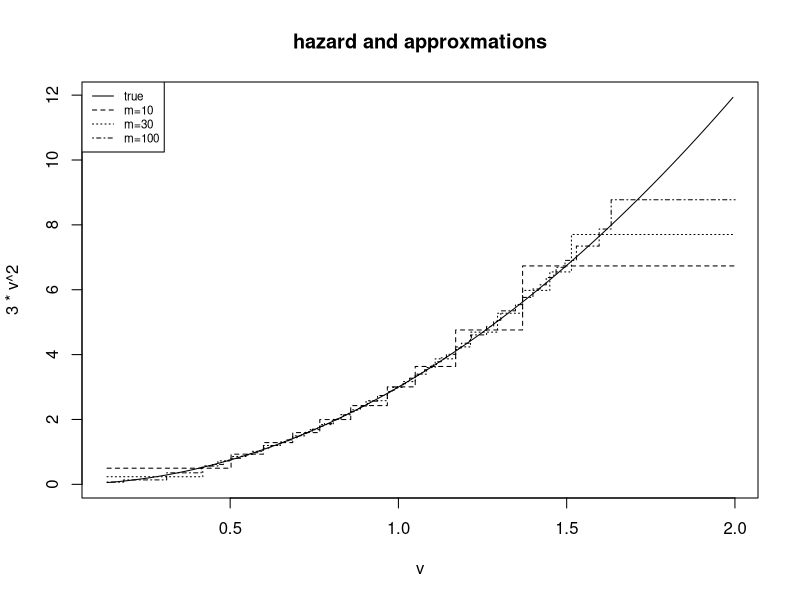
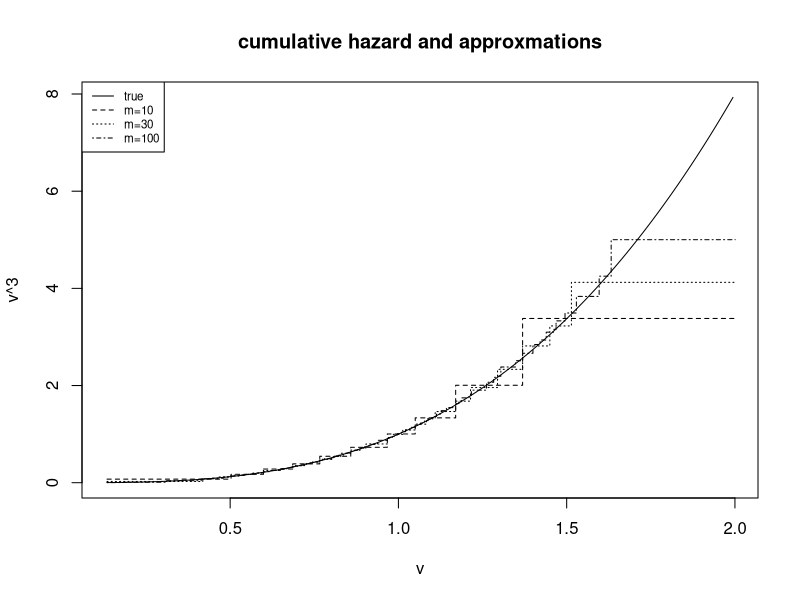

Recreate these plots in R, in order.
## Piece-wise constant approximation to hazard

# Generate a random sample of n=200 from this
# distribution
neg.log.u <- -log(runif(200))
y <- (neg.log.u)^(1/3)
# Select bins using equal bin counts where
# m=10, 30, 100
bins_f <- function(m, y) {
  bins <- quantile(y, probs = seq(0, 1, length.out = (m+1)))
  
  theta <- cum_theta <- rep(0, m)
  
  for(u in 1:m){
    bin_u_obs <- y[which(bins[u] <= y & y < bins[u+1])]
    #mean hazards in the bin
    theta[u] <- mean(3*bin_u_obs^2)
    cum_theta[u] = mean(bin_u_obs^3)
  }
  
  out <- list(theta = theta, cum_theta = cum_theta, 
              bins = bins)
  return(out)
}

h0t_m10 <- bins_f(10, y)
h0t_m30 <- bins_f(30, y)
h0t_m100 <- bins_f(100, y)

# Plot the true and approximated baseline
# hazard function for the different values of m
v <- seq(from = min(y), to = max(y), by = 0.01)
plot(3 * v^2 ~ v, type = "l", col = "black", 
     main = "hazard and approxmations")
lines(c(h0t_m10$theta, h0t_m10$theta[10]) ~ 
        h0t_m10$bins, type = "s", lty=2)
lines(c(h0t_m30$theta, h0t_m30$theta[30]) ~ 
        h0t_m30$bins, type = "s", lty=3)
lines(c(h0t_m100$theta, h0t_m100$theta[100]) ~ 
        h0t_m100$bins, type = "s", lty=4)
legend("topleft", legend=c("true", "m=10", "m=30", "m=100"), 
       lty=1:4, cex=0.7)

# Plot the true and approximated cumulative
# baseline hazard functions

plot(v^3 ~ v, type = "l", 
     col = "black", main = "cumulative hazard and approxmations")
lines(c(h0t_m10$cum_theta, h0t_m10$cum_theta[10]) ~ 
        h0t_m10$bins, type = "s", lty=2)
lines(c(h0t_m30$cum_theta, h0t_m30$cum_theta[30]) ~ 
        h0t_m30$bins, type = "s", lty=3)
lines(c(h0t_m100$cum_theta, h0t_m100$cum_theta[100]) ~ 
        h0t_m100$bins, type = "s", lty=4)
legend("topleft", legend=c("true", "m=10", "m=30", "m=100"), 
       lty=1:4, cex=0.7)

